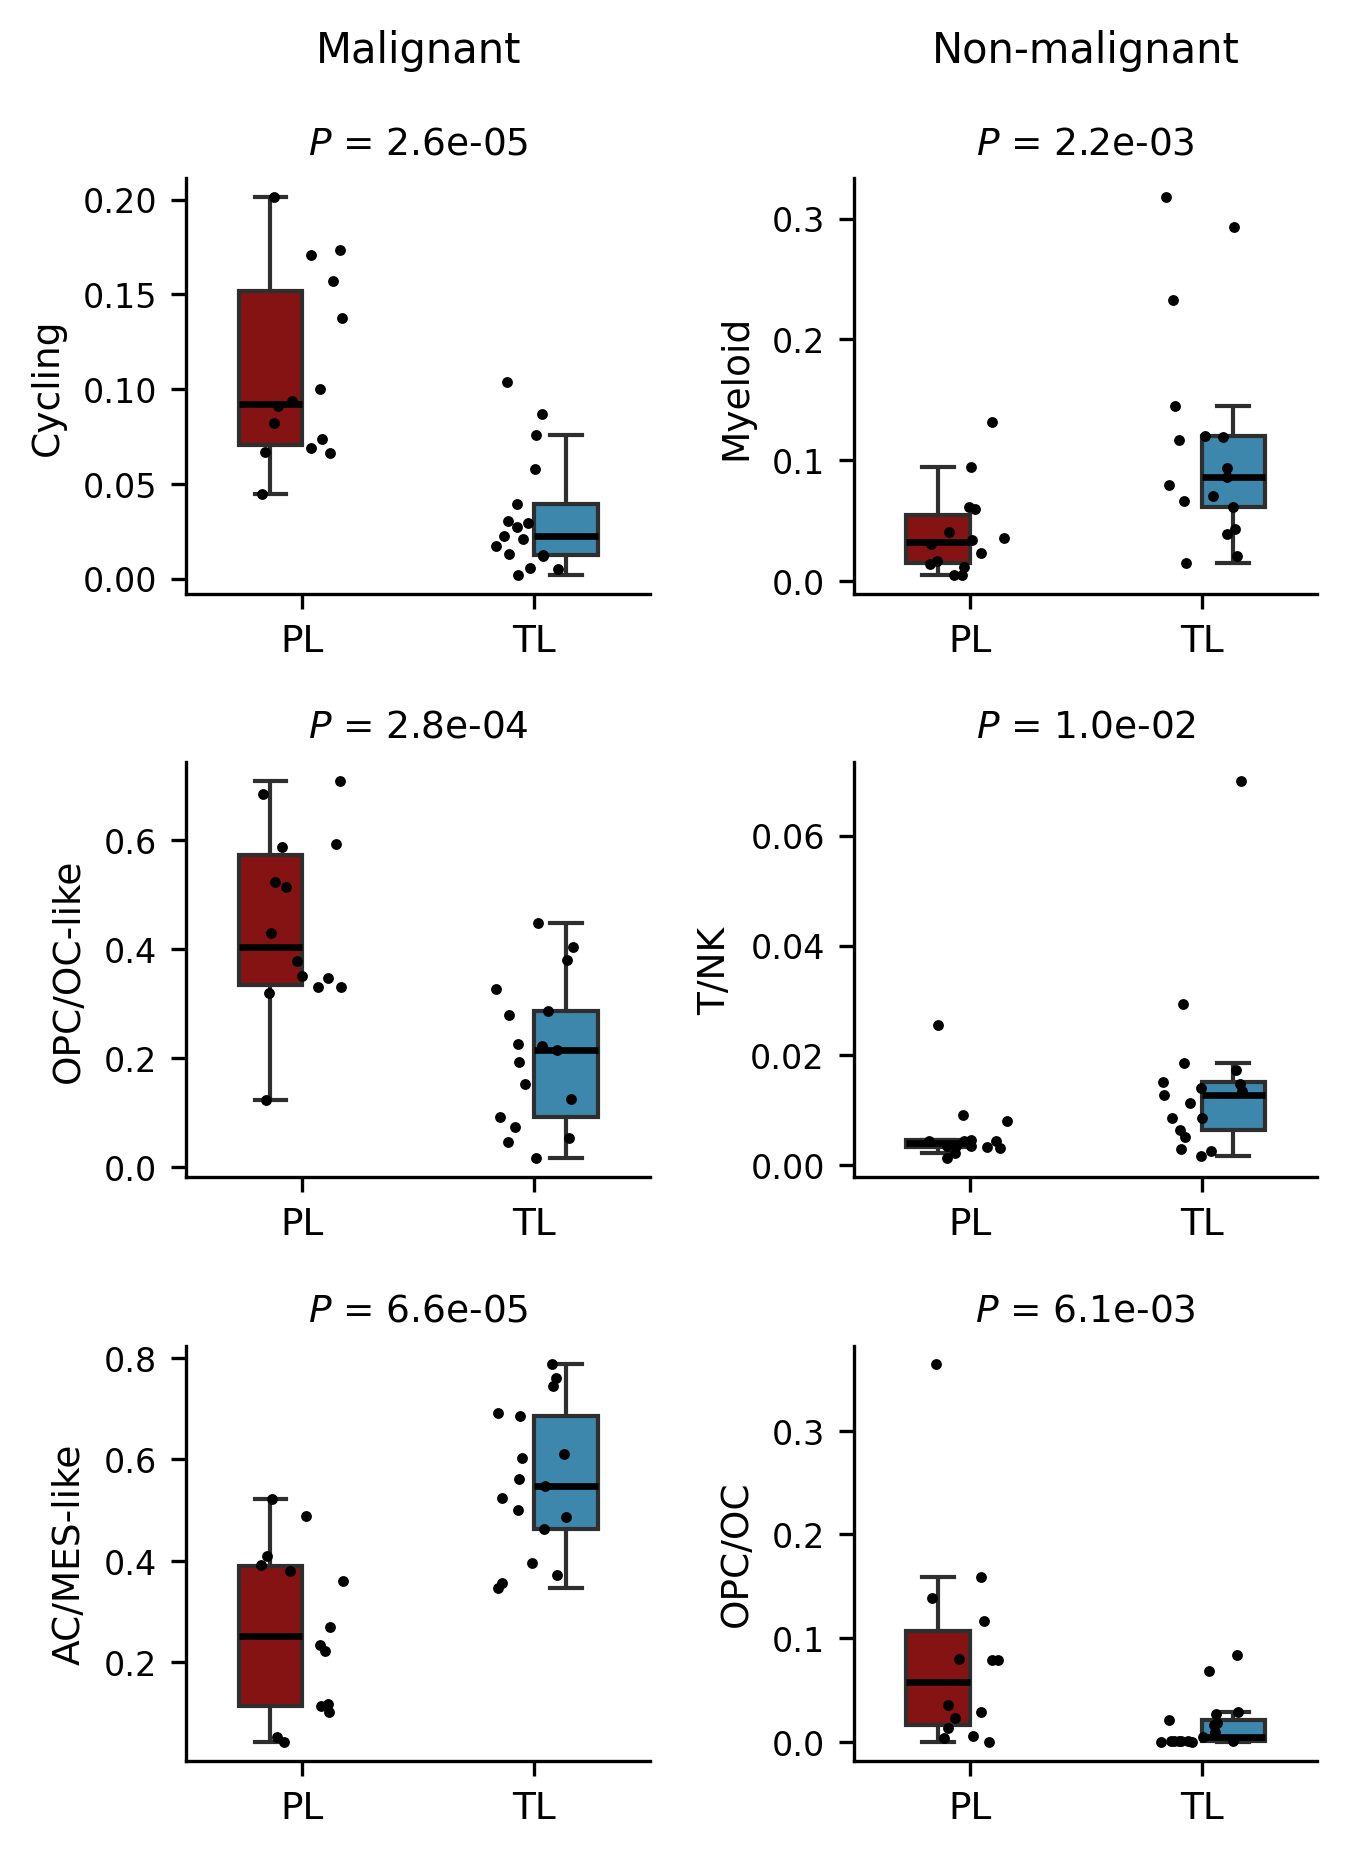

Python code for this plot:
# -*- coding: utf-8 -*-
"""Cell type proportions, PL against TL (boxplots with points), six panels.

Input:  ../data/celltype_proportions.csv
        (written by pipeline/03_proportion/01_celltype_counts.py)
Output: celltype_proportion_boxplot_PL_vs_TL.png (written into this directory)

Reads ../data/ only; never touches the raw data.

One panel per cell type, one point per sample (31 samples). The proportion is the share of
that class among all cells of the sample (the 10 ct_agg classes). The left column holds the
three malignant states, the right column three non-malignant classes.

The p value is a two-sided Mann-Whitney U test with the exact null distribution (there are no
tied values), sample as the unit of analysis, PL (n = 14) against TL (n = 17), no
multiple-testing correction.

Boxplots never show outliers (showfliers=False): every box has jittered points drawn on
top, so if the boxplot also drew its outliers the same sample would appear twice -- once
at the outlier position on the box and once at its jittered offset -- and read as two
samples.
"""
import sys
from pathlib import Path

import matplotlib
matplotlib.use('Agg')
import matplotlib.pyplot as plt
import numpy as np
import pandas as pd
import seaborn as sns
from scipy import stats

REPO = Path(__file__).resolve().parent.parent
sys.path.insert(0, str(REPO))
from constants import celltype_display, group_colors, group_labels, group_order

DATA = REPO / 'data'
OUT = Path(__file__).resolve().parent / 'celltype_proportion_boxplot_PL_vs_TL.png'

# (column header, cell types in the order they are drawn, top to bottom)
COLUMNS = [
    ('Malignant', ['Cycling', 'OPC_OC_like', 'AC_MES_like']),
    ('Non-malignant', ['Myeloid', 'T_NK', 'OPC_OC']),
]

# seaborn's stripplot draws its jitter offsets from numpy's global RNG; seeding it makes
# this figure byte-reproducible. Same value as JITTER_SEED in panel_helpers.py.
JITTER_SEED = 42


def main():
    src = DATA / 'celltype_proportions.csv'
    if not src.exists():
        raise FileNotFoundError(
            f'{src} does not exist; run pipeline/03_proportion/01_celltype_counts.py first.')

    df = pd.read_csv(src)
    df['group_label'] = pd.Categorical(df['group'].map(group_labels), categories=group_order, ordered=True)

    nrows = max(len(types) for _, types in COLUMNS)
    np.random.seed(JITTER_SEED)        # see JITTER_SEED above
    fig, axes = plt.subplots(nrows, len(COLUMNS), figsize=(2.3 * len(COLUMNS), 2.1 * nrows), sharey=False,
                             squeeze=False)

    for j, (_, types) in enumerate(COLUMNS):
        for i, ct in enumerate(types):
            ax = axes[i, j]
            pl = df.loc[df['group_label'] == 'PL', ct].to_numpy()
            tl = df.loc[df['group_label'] == 'TL', ct].to_numpy()
            assert len(np.unique(np.r_[pl, tl])) == len(pl) + len(tl), f'{ct}: tied values, exact test not valid'
            p = stats.mannwhitneyu(pl, tl, alternative='two-sided', method='exact').pvalue

            sns.boxplot(
                data=df, x='group_label', y=ct, hue='group_label',
                order=group_order, hue_order=group_order, palette=group_colors,
                width=0.55, linewidth=1.0, showfliers=False, legend=False, ax=ax,
                medianprops={'color': 'black', 'linewidth': 1.6},
            )
            sns.stripplot(data=df, x='group_label', y=ct, order=group_order,
                          color='black', size=2.6, jitter=0.18, ax=ax)
            ax.set_title(f'$P$ = {p:.1e}', fontsize=9)
            ax.set_xlabel('')
            ax.set_ylabel(celltype_display.get(ct, ct), fontsize=9)
            ax.tick_params(axis='x', labelsize=9)
            ax.tick_params(axis='y', labelsize=8)
            sns.despine(ax=ax, top=True, right=True)

    fig.patch.set_facecolor('white')
    plt.tight_layout(rect=(0, 0, 1, 0.95))
    for j, (header, _) in enumerate(COLUMNS):
        box = axes[0, j].get_position()
        fig.text((box.x0 + box.x1) / 2, 0.965, header, ha='center', va='center', fontsize=10)
    fig.savefig(OUT, dpi=300, bbox_inches='tight', facecolor='white')
    plt.close(fig)
    print(f'{df["SP_ID"].nunique()} samples, {sum(len(t) for _, t in COLUMNS)} cell types')
    print(f'saved -> {OUT}')


if __name__ == '__main__':
    main()
